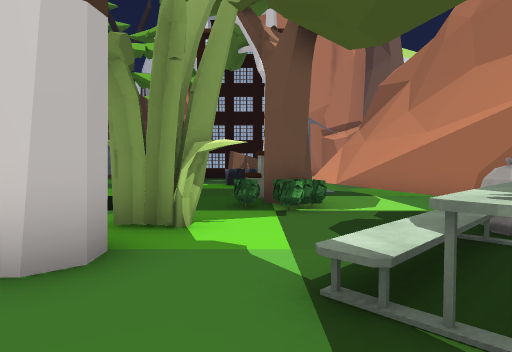
View 1 (above)

24 first-person views from a walk through a 3-D level made in the Unity game engine. The camera is 1.5 m above the floor, tilts 2° down and sees 75° across. The floor is counted in squares, 2 m on a side. Each view is taken from the middle of a square. On the plan, view 1 faces up. The plan holds only what a view shows up to about 11 squares ahead; the rest is blank. The place goes on beyond the plan. The player is left out. Some surface patterns are stand-ins.

View 2
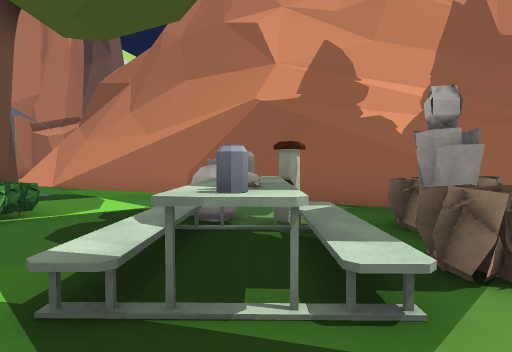

View 3
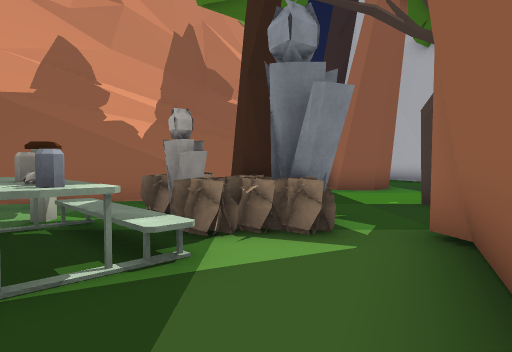

View 4
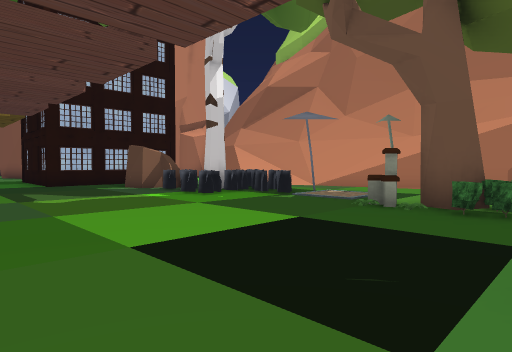

View 5
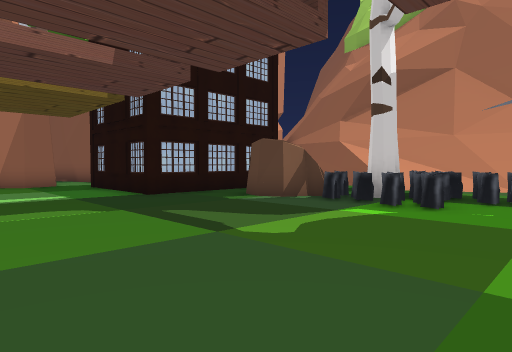

View 6
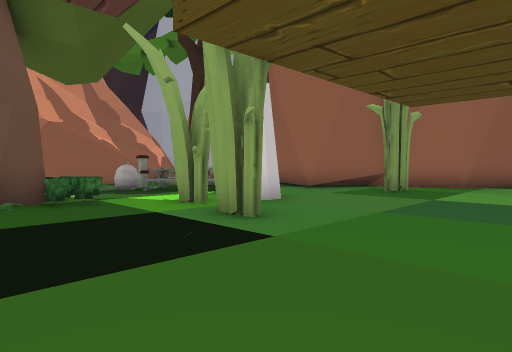

View 7
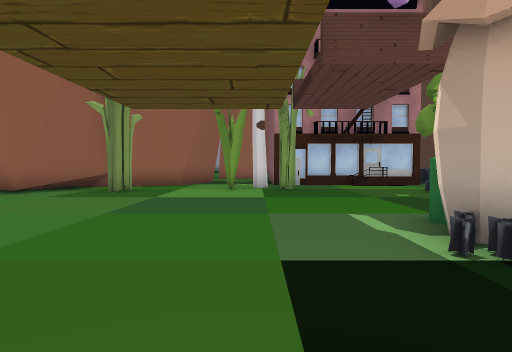

View 8
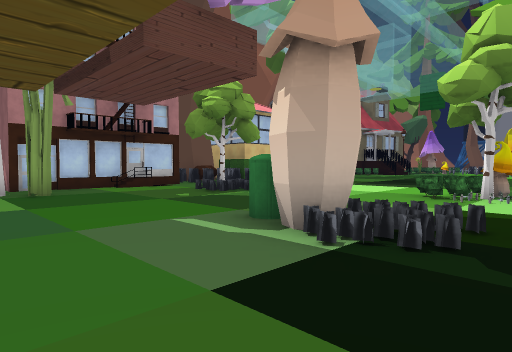

View 9
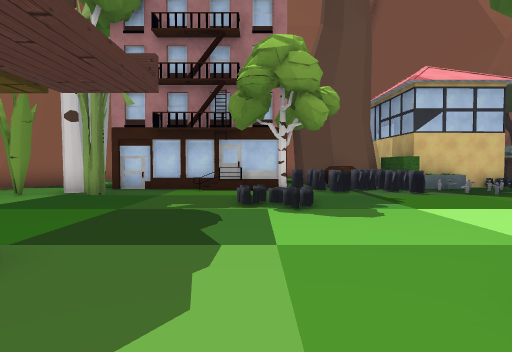

View 10
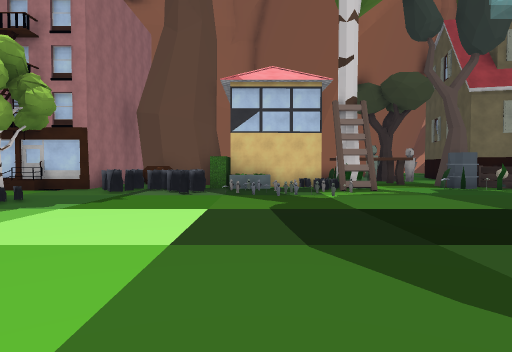

View 11
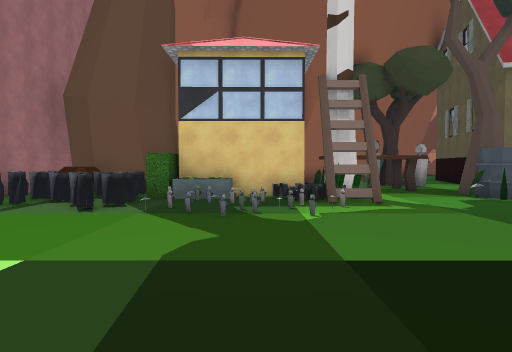

View 12
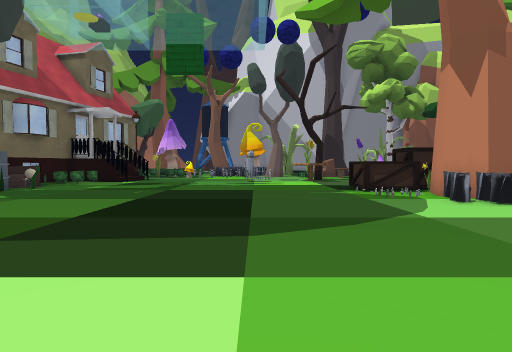

View 13
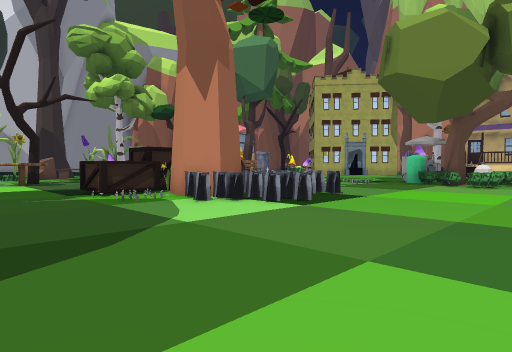

View 14
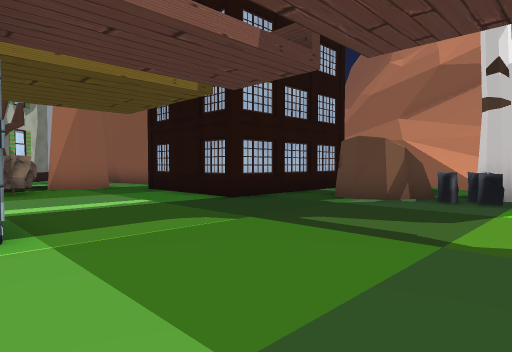

View 15
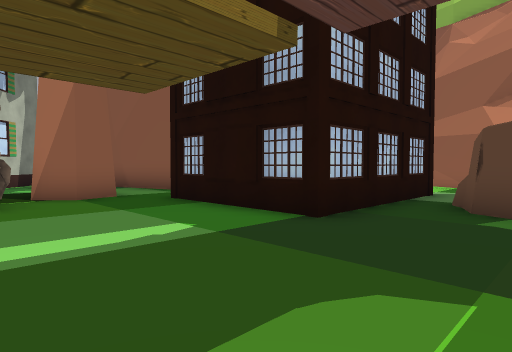

View 16
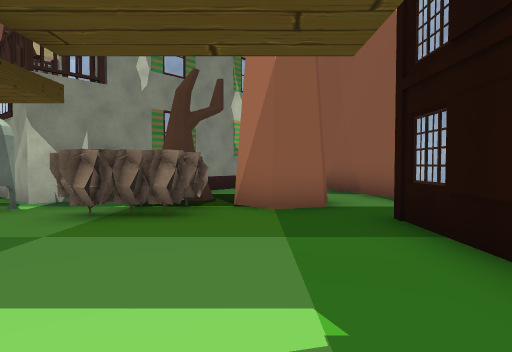

View 17
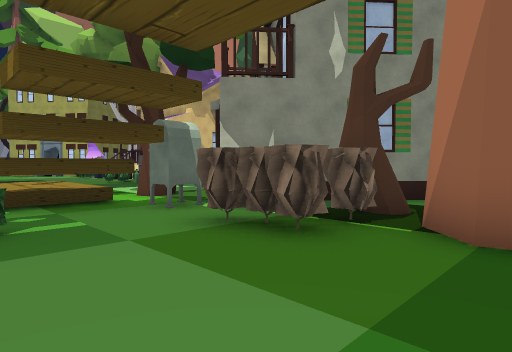

View 18
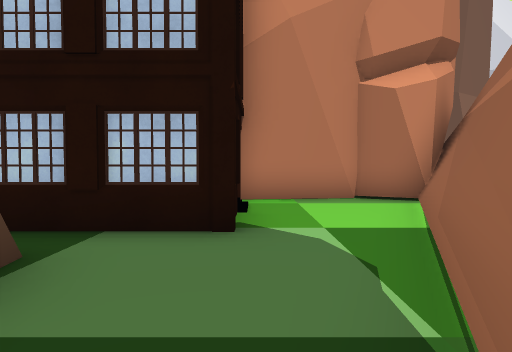

View 19
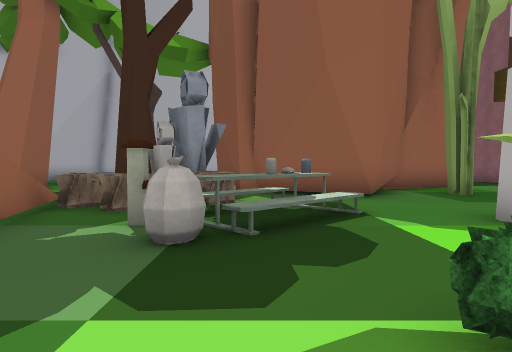

View 20
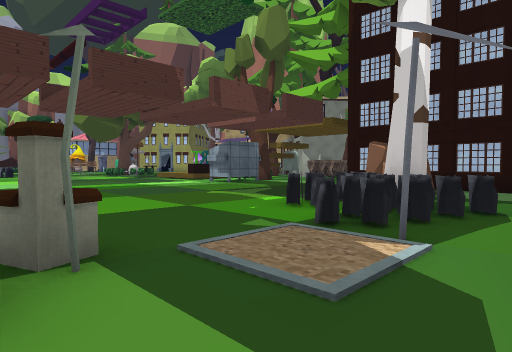

View 21
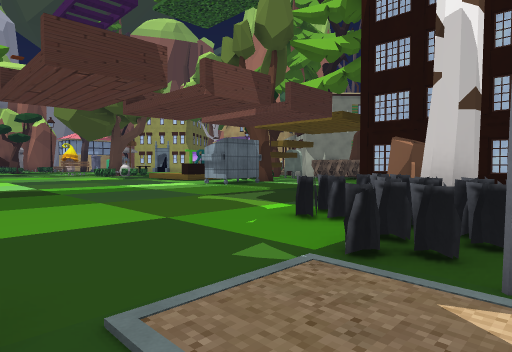

View 22
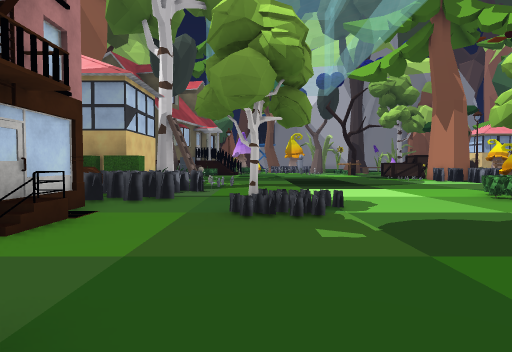

View 23
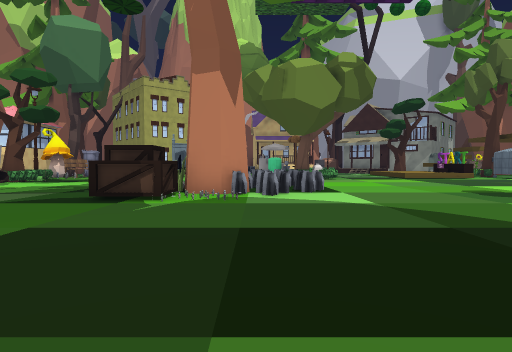

View 24
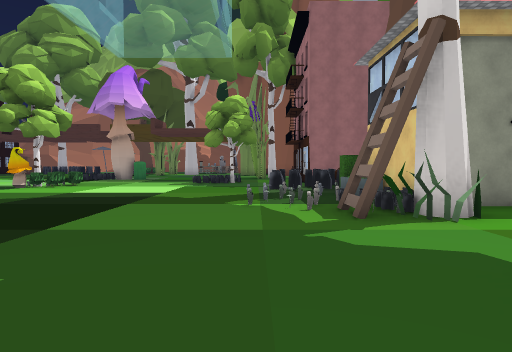

### Floor plan
Key: @ floor where view 1 was taken; # wall or solid block; . floor; / step, stairs or slope; = window, fence, low wall or low ledge; ^ raised ledge; F flower; B bush; T tree; U building; I bin; M mushroom; L ladder; H hedge; A box; R barrel; C mailbox; O other object.
Columns run from 26 left of view 1 to 9 right of it. Each row starts with its distance up from view 1.
 28                     ##
 27                    ##. ##
 26              U     #.. .#
 25              ..  ##... .#
 24             ....##UTT #.#
 23             ..T...OOO##..
 22              ....C.OO...     ###
 21             ^^^^#......#    ##.#
 20             ^^^^#......#    ...#
 19                   B....#    ...#
 18                    ....#####U.##
 17                   I...........#
 16        B          I......TT...^
 15       .B.         .......TT..==
 14      ....         .......##.//#
 13      .....       ........###./#
 12      .....      .........###.=#
 11      .....     ...........#=.##
 10    O##.......  .............F##
  9   O####......   ..............#
  8 AAO####.....       .......#...#
  7 .AA.#......     ..........O#..##
  6 .AF.............O.........BB...#
  5 ..........TMF...##.............##
  4 ............B...I#.....#OO...O.#=
  3 ........................#...OO..#
  2 ...........................OOO..#
  1 ...........................OOFFO=
  0 ..........................@..FTT.
 -1 .............TO........#.##..FF..==
 -2 ..................#.#..#.#####.... #
 -3 .....O.............T...###   #.T.. #
 -4 AROOOOLOOO...##U### ..##     #   .#
 -5 ATT.OT##OH.O.#    #  ##

Positions as (right, up) in squares from view 1, and headings:
1: (0, 0), facing up
2: (0, 0), facing up-right
3: (-1, 0), facing right
4: (-6, 5), facing up-right
5: (-7, 10), facing up-right
6: (-7, 8), facing down-right
7: (-7, 8), facing down
8: (-6, 7), facing down-left
9: (-12, 6), facing down
10: (-18, 6), facing down
11: (-19, 3), facing down
12: (-15, 3), facing left
13: (-16, 3), facing up-left
14: (-8, 12), facing up-right
15: (-7, 15), facing up-right
16: (-5, 17), facing up
17: (-4, 19), facing up-left
18: (2, 14), facing up
19: (2, 7), facing down
20: (3, 7), facing up-left
21: (2, 8), facing up-left
22: (-7, -1), facing left
23: (-22, -1), facing up
24: (-26, -2), facing right
